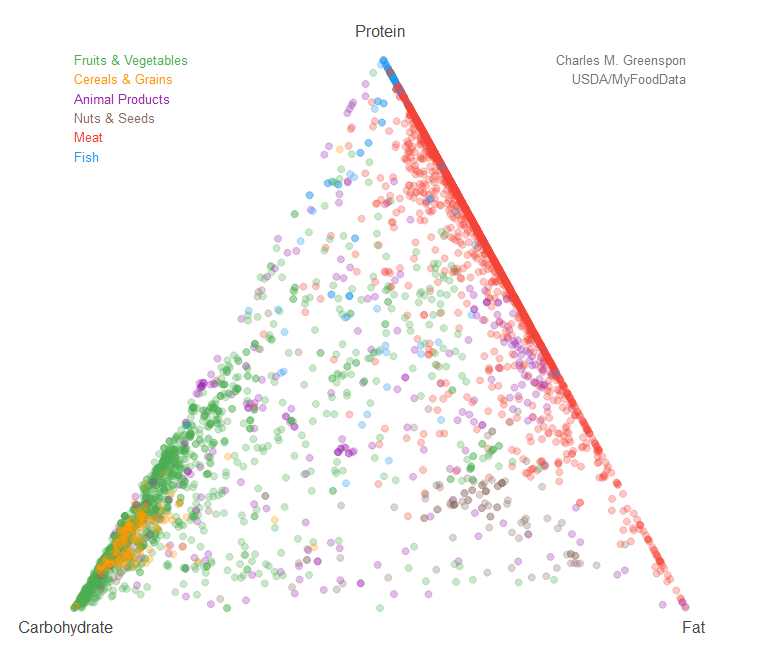

Write Python code to recreate this figure.
### Macro Triangle v2
### Charles M. Greenspon - charles.greenspon@gmail.com
# Import Pandas & numpy
import numpy as np
import pandas as pd
# Import Bokeh
from bokeh.plotting import figure, show, output_file
from bokeh.layouts import layout, widgetbox, column, row, Spacer
from bokeh.embed import file_html
from bokeh.io import show, output_notebook, export_png
from bokeh.models import Text, CDSView, Plot, Circle, CustomJS, CustomJSFilter, HoverTool, ColumnDataSource, Select, TextInput, TapTool
from bokeh.transform import factor_cmap
from bokeh.models.widgets import Toggle
from bokeh.events import ButtonClick
   
output_file("MacroTriangleV2.html", title="Macronutrient Proportions")
source_colors = pd.DataFrame()
source_colors['reg'] = ['#4CAF50', '#FF9800', '#9C27B0',  '#8D6E63', '#f44336', '#2196F3'] # Regular colors
source_colors['cb'] = ['#673AB7', '#FF5722', '#FFC107', '#3F51B5', '#f44336', '#2196F3'] 
# Prepare Data
target_cols = ['Food Group', 'Food Name', 'Protein (g)', 'Fat (g)', 'Carbohydrates (g)']
og_data = pd.read_excel("..\USDA-SR28-V1.xlsx", skiprows = 2, header = 1, usecols = target_cols)

groups_of_interest = ['Dairy and Egg Products','Beef Products', 'Breakfast Cereals',
                      'Cereal Grains and Pasta', 'Finfish and Shellfish Products',
                      'Fruits and Fruit Juices', 'Lamb, Veal, and Game Products',
                      'Legumes and Legume Products', 'Nut and Seed Products',
                      'Pork Products', 'Poultry Products', 'Sausages and Luncheon Meats',
                      'Vegetables and Vegetable Products']
trunc_data = og_data.loc[og_data['Food Group'].isin(groups_of_interest)]

trunc_data['sum'] = trunc_data[['Protein (g)','Carbohydrates (g)','Fat (g)']].sum(axis = 1)
trunc_data['pProtein'] = trunc_data['Protein (g)']/trunc_data['sum']
trunc_data['pCarbs'] = trunc_data['Carbohydrates (g)']/trunc_data['sum']
trunc_data['pFats'] = trunc_data['Fat (g)']/trunc_data['sum']
trunc_data['pCarb_pFats'] = trunc_data['pFats'] - trunc_data['pCarbs']

ratiod_data = trunc_data[['Food Group','Food Name','pCarb_pFats', 'pProtein']]
ratiod_data = ratiod_data.reset_index(drop=True)

### Data Preparation
output_groups = ['Fruits & Vegetables', 'Cereals & Grains', 'Animal Products',
                 'Nuts & Seeds', 'Meat', 'Fish']          
meta_groups = []
meta_groups.append(['Fruits and Fruit Juices', 'Legumes and Legume Products',
                    'Vegetables and Vegetable Products']) # Fruit & Veg
meta_groups.append(['Breakfast Cereals', 'Cereal Grains and Pasta']) # Cereals & Grains
meta_groups.append(['Dairy and Egg Products']) # Animal Products
meta_groups.append(['Nut and Seed Products']) # Nuts & Seeds
meta_groups.append(['Beef Products', 'Lamb, Veal, and Game Products', 'Pork Products',
                 'Poultry Products', 'Sausages and Luncheon Meats']) # Meat
meta_groups.append(['Finfish and Shellfish Products']) # Fish

ratiod_data['Meta Group'] = ""
ratiod_data['def_colors'] = ""
ratiod_data['cb_colors'] = ""
for g in range(len(output_groups)):
    ratiod_data["Meta Group"].loc[ratiod_data["Food Group"].str.contains('|'.join(meta_groups[g]))] = output_groups[g]
    ratiod_data["def_colors"].loc[ratiod_data["Food Group"].str.contains('|'.join(meta_groups[g]))] = source_colors.loc[g,'reg']
    ratiod_data["cb_colors"].loc[ratiod_data["Food Group"].str.contains('|'.join(meta_groups[g]))] = source_colors.loc[g,'cb']
ratiod_data['color'] = ratiod_data["def_colors"]

# Prepare the legend
legend_x = np.ones(len(output_groups)) * -1
legend_y = np.linspace(0.975,0.8,6)
legend_c = {'reg': source_colors['reg'].to_list(), 'cb': source_colors['cb'].to_list()}
legend_source = ColumnDataSource(dict(x=legend_x, y=legend_y, text=output_groups, colors=legend_c['reg']))
legend_glyph = Text(x="x", y="y", text="text", text_align="left", text_color="colors", text_font_size = "10pt")

# Make seaschable data source
unfilt_source = ColumnDataSource(ratiod_data)
filterDataIndices = dict(x=[True for num in range(1, len(unfilt_source.data['Food Name']))])
filtered_source = ColumnDataSource(filterDataIndices)
    
callback = CustomJS(args=dict(source=filtered_source, sel=unfilt_source), code="""
        var textTyped = cb_obj.value.toUpperCase();
        var filteredDataSource = source.data['x'];
        for (var i = 0; i < sel.get_length(); i++){
            if (sel.data['Food Name'][i].toUpperCase().includes(textTyped)){
                    filteredDataSource[i] = true;
            } else if (sel.data['Food Group'][i].toUpperCase().includes(textTyped)){
                    filteredDataSource[i] = true;
            } else {
                    filteredDataSource[i] = false;
            }
        }
        source.change.emit();
        sel.change.emit();
	""")

food_search = TextInput(value="", name='foodSearchTxtInput', placeholder="Food Search:",
                        sizing_mode='scale_width', callback=callback, css_classes=["hide-label"])

custom_filter = CustomJSFilter(args=dict(source=unfilt_source, sel=filtered_source), code='''
    return sel.data['x'];
''')
view = CDSView(source=unfilt_source, filters=[custom_filter])

# Add toggle button for colorblind
clr_callback = CustomJS(args=dict(source=unfilt_source, color_source=legend_c,
                                  leg_source=legend_source), code="""
    var state = cb_obj.active
    var data = source.data
    var leg = leg_source.data
    if (state){
    data['color'] = data['cb_colors'];
    leg['colors'] = color_source['cb'];
    } else{
    data['color'] = data['def_colors'];
    leg['colors'] = color_source['reg'];
    }
    source.change.emit();
    leg_source.change.emit();    
    """)

color_toggle = Toggle(label="Colorblind Mode", button_type="success", callback = clr_callback)
             
# Make the plot
p_tools = "hover, wheel_zoom, pan, reset"
p = figure(tools = p_tools, plot_width=775,toolbar_location ="below",
           plot_height=700, x_range=(-1.25, 1.25), y_range=(-0.1, 1.1))
#title = "Macronutrient Ratios", 
p.hover.tooltips = [("Name", "@{Food Name}")]
p.hover.names = ['dp']
p.add_glyph(legend_source, legend_glyph)
p.circle(x = 'pCarb_pFats', y = 'pProtein', size = 7,
         color = 'color', alpha = 0.3, source = unfilt_source, view=view,
         name='dp')

p.xgrid.grid_line_color = None
p.ygrid.grid_line_color = None
p.xaxis.visible = False
p.yaxis.visible = False

label_x = [-1.025, 0, 1.025]
label_y = [-0.05, 1.025, -0.05]
label_text = ['Carbohydrate', 'Protein', 'Fat']
label_source = ColumnDataSource(dict(x = label_x, y = label_y, text = label_text))
label_glyph = Text(x="x", y="y", text="text", text_align="center")
p.add_glyph(label_source, label_glyph)

info_x = legend_x[0:2] * -1
info_y = legend_y[0:2]
info_text = ['Charles M. Greenspon', 'USDA/MyFoodData']
info_source = ColumnDataSource(dict(x = info_x, y = info_y, text = info_text))
info_glyph = Text(x="x", y="y", text="text", text_align="right", text_font_size = "10pt", text_color='#757575')
p.add_glyph(info_source, info_glyph, name='info')

tapback = CustomJS(code="""
    //console.log('x-position: ' + cb_obj.x)
    //console.log('y-position: ' + cb_obj.y)
    var x_pos = cb_obj.x
    var y_pos = cb_obj.y
    
    if (x_pos >= 0.6 && x_pos <= 1 && y_pos >= 0.975 && y_pos <= 1) {
    window.open("http://www.greenspon.science/home");
    } else if (x_pos >= 0.63 && x_pos <= 1 && y_pos >= 0.935 && y_pos <= 0.9565){
    window.open("https://tools.myfooddata.com/")
    }
""")

p.js_on_event('tap', tapback)

# Go
show(column(row(food_search, color_toggle), p))
#export_png(p, filename="plot.png")
''' Must manually add the below command below the header
<style>
.hide-label label{
    display: none !important;
}
</style>
'''
